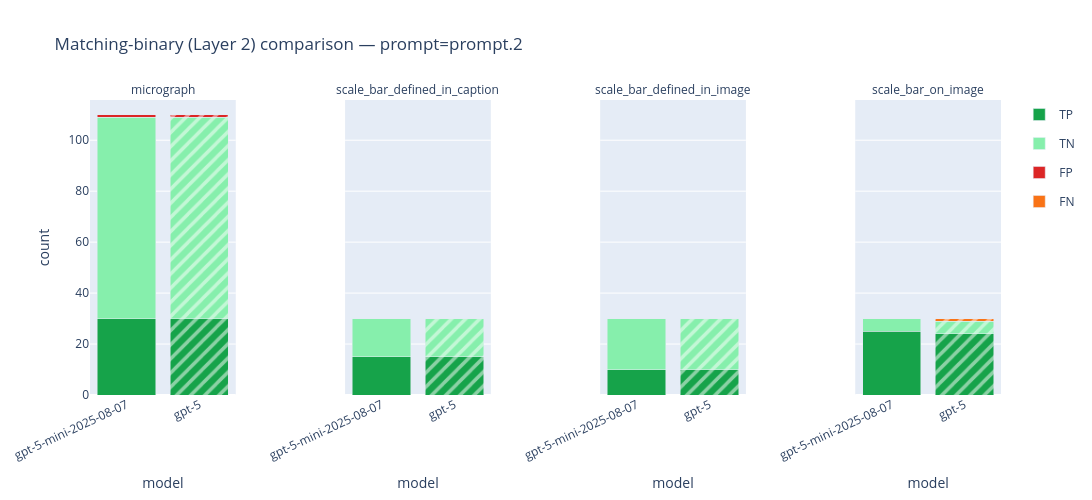

Notebook code cell kept with this figure:
### Markdown cell above
### Matching-binary — comparing models

Same layout for `PROMPT`; models distinguished by **bar hatching**.

### Code cell
fig_layer2_binary_model = plot_comparison_layer2_binary(
    summaries,
    compare="model",
    prompt=PROMPT,
)
fig_layer2_binary_model.update_layout(
    height=LAYER2_FIG_HEIGHT,
    width=LAYER2_FIG_WIDTH,
    autosize=True,
)
fig_layer2_binary_model.show()

### Figure 1 — Plotly figure (JSON) as saved in the notebook; plotly's stock layout.template omitted (floating-point values rounded to 4 significant figures)
{"data": [{"customdata": [["micrograph", "gpt-5-mini-2025-08-07"], ["micrograph", "gpt-5"]], "hovertemplate": "field=%{customdata[0]}<br>model=%{customdata[1]}<br>TP=%{y}<extra></extra>", "legendgroup": "TP", "marker": {"color": "#16a34a", "pattern": {"fgcolor": "#ffffff", "shape": ["", "/"], "solidity": 0.35}}, "name": "TP", "showlegend": true, "type": "bar", "x": ["gpt-5-mini-2025-08-07", "gpt-5"], "xaxis": "x", "y": [30, 30], "yaxis": "y"}, {"customdata": [["micrograph", "gpt-5-mini-2025-08-07"], ["micrograph", "gpt-5"]], "hovertemplate": "field=%{customdata[0]}<br>model=%{customdata[1]}<br>TN=%{y}<extra></extra>", "legendgroup": "TN", "marker": {"color": "#86efac", "pattern": {"fgcolor": "#ffffff", "shape": ["", "/"], "solidity": 0.35}}, "name": "TN", "showlegend": true, "type": "bar", "x": ["gpt-5-mini-2025-08-07", "gpt-5"], "xaxis": "x", "y": [79, 79], "yaxis": "y"}, {"customdata": [["micrograph", "gpt-5-mini-2025-08-07"], ["micrograph", "gpt-5"]], "hovertemplate": "field=%{customdata[0]}<br>model=%{customdata[1]}<br>FP=%{y}<extra></extra>", "legendgroup": "FP", "marker": {"color": "#dc2626", "pattern": {"fgcolor": "#ffffff", "shape": ["", "/"], "solidity": 0.35}}, "name": "FP", "showlegend": true, "type": "bar", "x": ["gpt-5-mini-2025-08-07", "gpt-5"], "xaxis": "x", "y": [1, 1], "yaxis": "y"}, {"customdata": [["scale_bar_defined_in_caption", "gpt-5-mini-2025-08-07"], ["scale_bar_defined_in_caption", "gpt-5"]], "hovertemplate": "field=%{customdata[0]}<br>model=%{customdata[1]}<br>TP=%{y}<extra></extra>", "legendgroup": "TP", "marker": {"color": "#16a34a", "pattern": {"fgcolor": "#ffffff", "shape": ["", "/"], "solidity": 0.35}}, "name": "TP", "showlegend": false, "type": "bar", "x": ["gpt-5-mini-2025-08-07", "gpt-5"], "xaxis": "x2", "y": [15, 15], "yaxis": "y2"}, {"customdata": [["scale_bar_defined_in_caption", "gpt-5-mini-2025-08-07"], ["scale_bar_defined_in_caption", "gpt-5"]], "hovertemplate": "field=%{customdata[0]}<br>model=%{customdata[1]}<br>TN=%{y}<extra></extra>", "legendgroup": "TN", "marker": {"color": "#86efac", "pattern": {"fgcolor": "#ffffff", "shape": ["", "/"], "solidity": 0.35}}, "name": "TN", "showlegend": false, "type": "bar", "x": ["gpt-5-mini-2025-08-07", "gpt-5"], "xaxis": "x2", "y": [15, 15], "yaxis": "y2"}, {"customdata": [["scale_bar_defined_in_image", "gpt-5-mini-2025-08-07"], ["scale_bar_defined_in_image", "gpt-5"]], "hovertemplate": "field=%{customdata[0]}<br>model=%{customdata[1]}<br>TP=%{y}<extra></extra>", "legendgroup": "TP", "marker": {"color": "#16a34a", "pattern": {"fgcolor": "#ffffff", "shape": ["", "/"], "solidity": 0.35}}, "name": "TP", "showlegend": false, "type": "bar", "x": ["gpt-5-mini-2025-08-07", "gpt-5"], "xaxis": "x3", "y": [10, 10], "yaxis": "y3"}, {"customdata": [["scale_bar_defined_in_image", "gpt-5-mini-2025-08-07"], ["scale_bar_defined_in_image", "gpt-5"]], "hovertemplate": "field=%{customdata[0]}<br>model=%{customdata[1]}<br>TN=%{y}<extra></extra>", "legendgroup": "TN", "marker": {"color": "#86efac", "pattern": {"fgcolor": "#ffffff", "shape": ["", "/"], "solidity": 0.35}}, "name": "TN", "showlegend": false, "type": "bar", "x": ["gpt-5-mini-2025-08-07", "gpt-5"], "xaxis": "x3", "y": [20, 20], "yaxis": "y3"}, {"customdata": [["scale_bar_on_image", "gpt-5-mini-2025-08-07"], ["scale_bar_on_image", "gpt-5"]], "hovertemplate": "field=%{customdata[0]}<br>model=%{customdata[1]}<br>TP=%{y}<extra></extra>", "legendgroup": "TP", "marker": {"color": "#16a34a", "pattern": {"fgcolor": "#ffffff", "shape": ["", "/"], "solidity": 0.35}}, "name": "TP", "showlegend": false, "type": "bar", "x": ["gpt-5-mini-2025-08-07", "gpt-5"], "xaxis": "x4", "y": [25, 24], "yaxis": "y4"}, {"customdata": [["scale_bar_on_image", "gpt-5-mini-2025-08-07"], ["scale_bar_on_image", "gpt-5"]], "hovertemplate": "field=%{customdata[0]}<br>model=%{customdata[1]}<br>TN=%{y}<extra></extra>", "legendgroup": "TN", "marker": {"color": "#86efac", "pattern": {"fgcolor": "#ffffff", "shape": ["", "/"], "solidity": 0.35}}, "name": "TN", "showlegend": false, "type": "bar", "x": ["gpt-5-mini-2025-08-07", "gpt-5"], "xaxis": "x4", "y": [5, 5], "yaxis": "y4"}, {"customdata": [["scale_bar_on_image", "gpt-5-mini-2025-08-07"], ["scale_bar_on_image", "gpt-5"]], "hovertemplate": "field=%{customdata[0]}<br>model=%{customdata[1]}<br>FN=%{y}<extra></extra>", "legendgroup": "FN", "marker": {"color": "#f97316", "pattern": {"fgcolor": "#ffffff", "shape": ["", "/"], "solidity": 0.35}}, "name": "FN", "showlegend": true, "type": "bar", "x": ["gpt-5-mini-2025-08-07", "gpt-5"], "xaxis": "x4", "y": [0, 1], "yaxis": "y4"}], "layout": {"annotations": [{"align": "center", "font": {"size": 12}, "showarrow": false, "text": "micrograph", "x": 0.08, "xanchor": "center", "xref": "paper", "y": 1, "yanchor": "bottom", "yref": "paper"}, {"align": "center", "font": {"size": 12}, "showarrow": false, "text": "scale_bar_defined_in_caption", "x": 0.36, "xanchor": "center", "xref": "paper", "y": 1, "yanchor": "bottom", "yref": "paper"}, {"align": "center", "font": {"size": 12}, "showarrow": false, "text": "scale_bar_defined_in_image", "x": 0.64, "xanchor": "center", "xref": "paper", "y": 1, "yanchor": "bottom", "yref": "paper"}, {"align": "center", "font": {"size": 12}, "showarrow": false, "text": "scale_bar_on_image", "x": 0.92, "xanchor": "center", "xref": "paper", "y": 1, "yanchor": "bottom", "yref": "paper"}], "autosize": true, "barmode": "stack", "height": 500, "title": {"text": "Matching-binary (Layer 2) comparison — prompt=prompt.2"}, "width": 1200, "xaxis": {"anchor": "y", "domain": [0, 0.16], "tickangle": -25, "title": {"text": "model"}}, "xaxis2": {"anchor": "y2", "domain": [0.28, 0.44], "tickangle": -25, "title": {"text": "model"}}, "xaxis3": {"anchor": "y3", "domain": [0.56, 0.72], "tickangle": -25, "title": {"text": "model"}}, "xaxis4": {"anchor": "y4", "domain": [0.84, 1], "tickangle": -25, "title": {"text": "model"}}, "yaxis": {"anchor": "x", "domain": [0, 1], "rangemode": "tozero", "title": {"text": "count"}}, "yaxis2": {"anchor": "x2", "domain": [0, 1], "matches": "y", "showticklabels": false}, "yaxis3": {"anchor": "x3", "domain": [0, 1], "matches": "y", "showticklabels": false}, "yaxis4": {"anchor": "x4", "domain": [0, 1], "matches": "y", "showticklabels": false}}}
